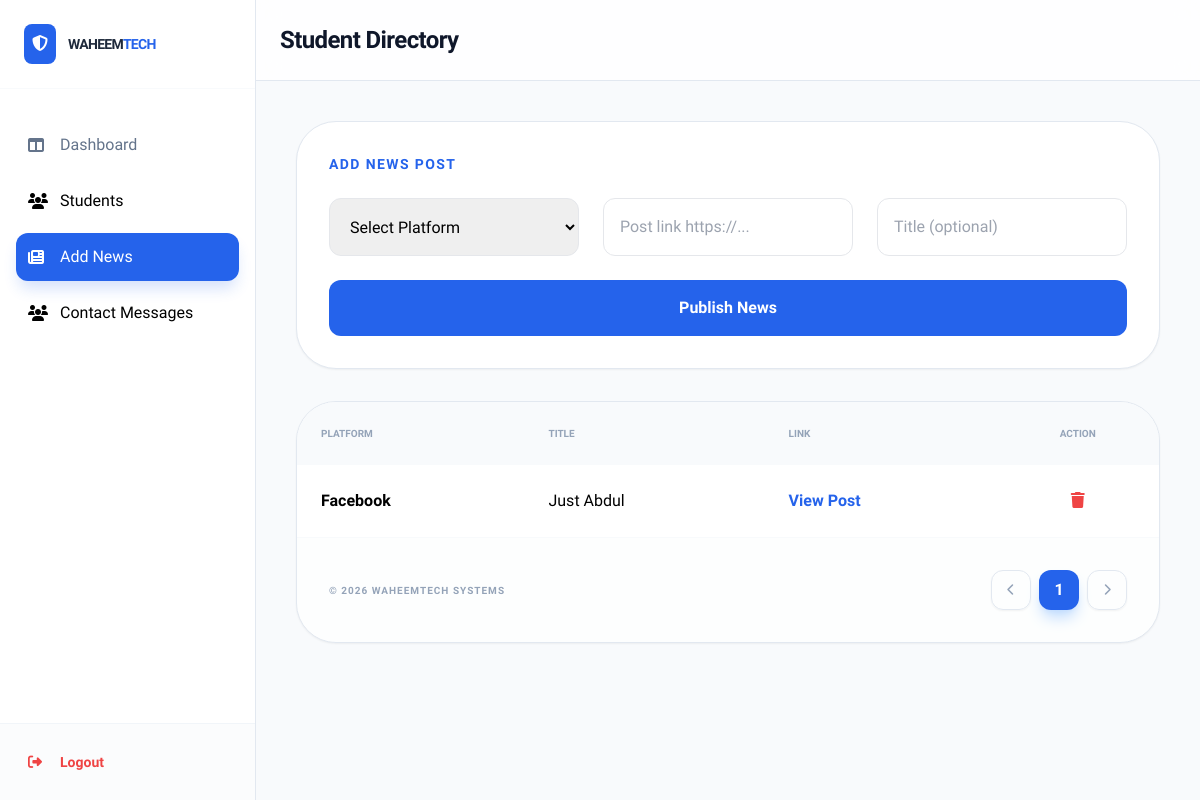
The app's page /admin/add_news.php (signed in), older data.
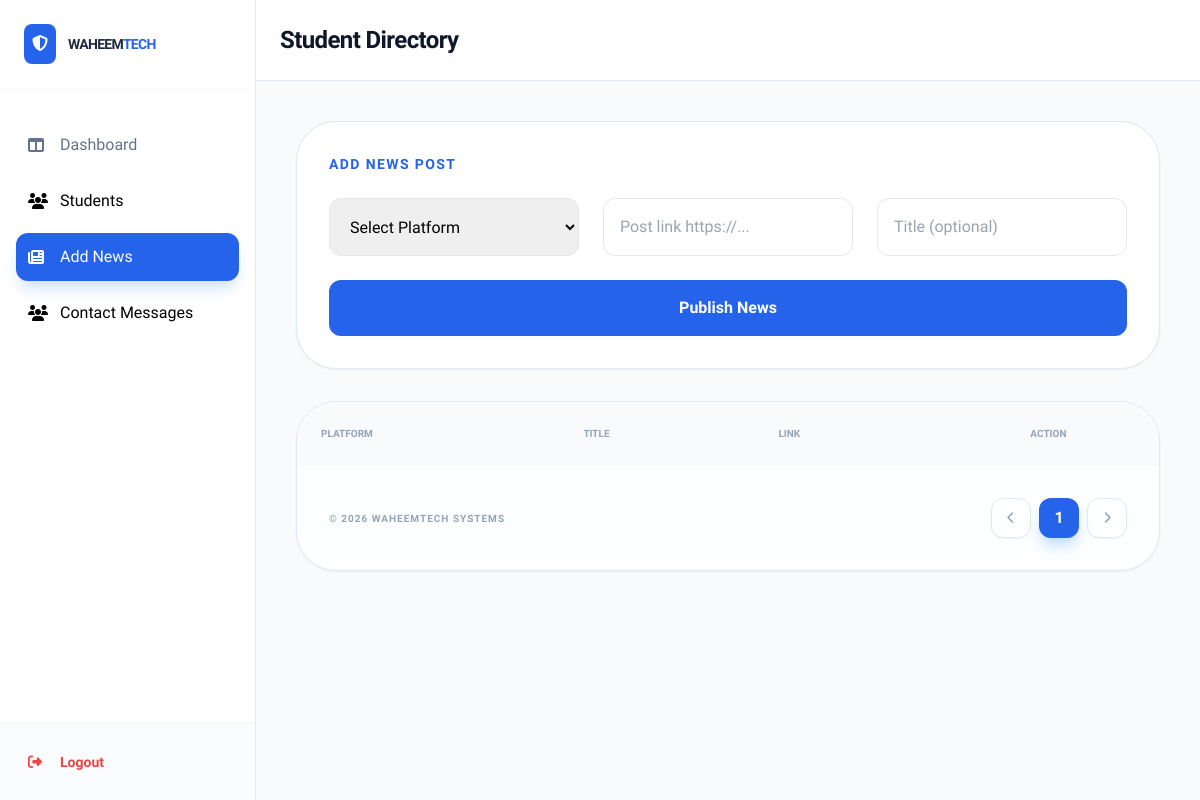
The same page, newer data.
### tables this page shows
CREATE TABLE `news_posts` (
  `id` int(11) NOT NULL,
  `platform` enum('facebook','instagram','youtube','twitter') NOT NULL,
  `title` varchar(255) DEFAULT NULL,
  `post_link` text NOT NULL,
  `status` enum('active','inactive') DEFAULT 'active',
  `created_at` timestamp NOT NULL DEFAULT current_timestamp()
);

### admin/add_news.php (the view, shortened to what the changed rows need)
<?php
include '../connection/connect.php';
$result = $conn->query(
    "SELECT * FROM news_posts ORDER BY id DESC"
);
?>
<!DOCTYPE html>
<html lang="en">
<head>
    <script src="https://cdn.tailwindcss.com"></script>
    <link rel="stylesheet" href="https://cdnjs.cloudflare.com/ajax/libs/font-awesome/6.4.0/css/all.min.css">
</head>
<body class="overflow-x-hidden">
    <div class="flex min-h-screen">
        <main class="flex-1">
            <header class="glass-header border-b border-slate-200 p-6 sticky top-0 z-30">
                <div class="max-w-7xl mx-auto flex flex-col md:flex-row md:items-center justify-between gap-4">
                    <div>
                        <h2 class="text-2xl font-black text-slate-900 tracking-tight">Student Directory</h2>
                    </div>
                </div>
            </header>
            <div class="p-6 lg:p-10 space-y-6">
                <div class="bg-white rounded-[2.5rem] border border-slate-200 shadow-sm overflow-hidden">
                    <div class="overflow-x-auto">
                     <table class="w-full text-left">
        <thead class="bg-slate-50">
            <tr>
                <th class="p-6 text-[10px] font-black uppercase text-slate-400">Platform</th>
                <th class="p-6 text-[10px] font-black uppercase text-slate-400">Title</th>
                <th class="p-6 text-[10px] font-black uppercase text-slate-400">Link</th>
                <th class="p-6 text-[10px] font-black uppercase text-slate-400 text-center">Action</th>
            </tr>
        </thead>
        <tbody class="divide-y">
            <?php while($row = $result->fetch_assoc()): ?>
            <tr class="hover:bg-blue-50/40">
                <td class="p-6 font-bold capitalize"><?= $row['platform'] ?></td>
                <td class="p-6">
                    <?= $row['title'] ?: '<span class="text-slate-400 italic">No title</span>' ?>
                </td>
                <td class="p-6 truncate max-w-xs">
                    <a href="<?= $row['post_link'] ?>" target="_blank"
                       class="text-blue-600 font-semibold">
                        View Post
                    </a>
                </td>
                <td class="p-6 text-center">
                    <a href="?delete=<?= $row['id'] ?>"
                       onclick="return confirm('Delete this news?')"
                       class="text-red-500 font-bold">
                        <i class="fas fa-trash"></i>
                    </a>
                </td>
            </tr>
            <?php endwhile; ?>
        </tbody>
    </table>
                    </div>
                </div>
            </div>
        </main>
    </div>
</body>
</html>

Row changes from the older to the newer data that the page shows:
removed news_posts: platform "Facebook", title "Just Abdul"
